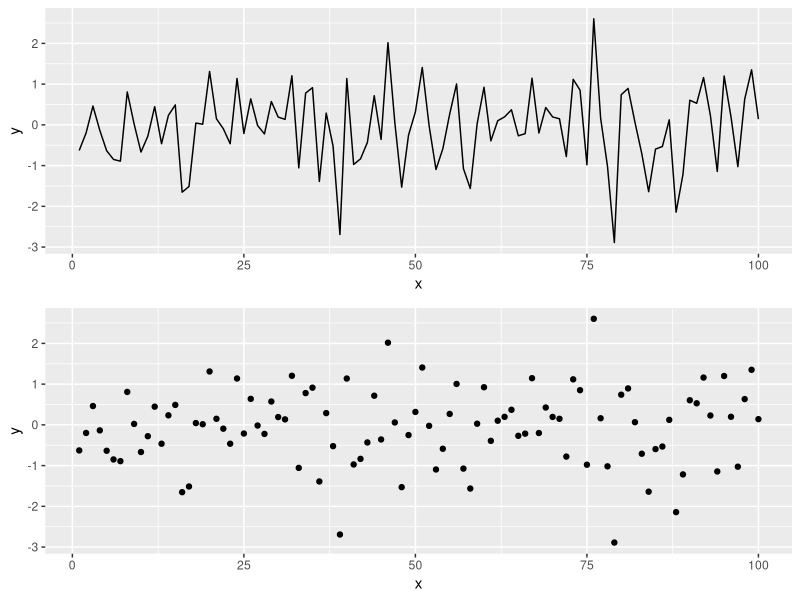
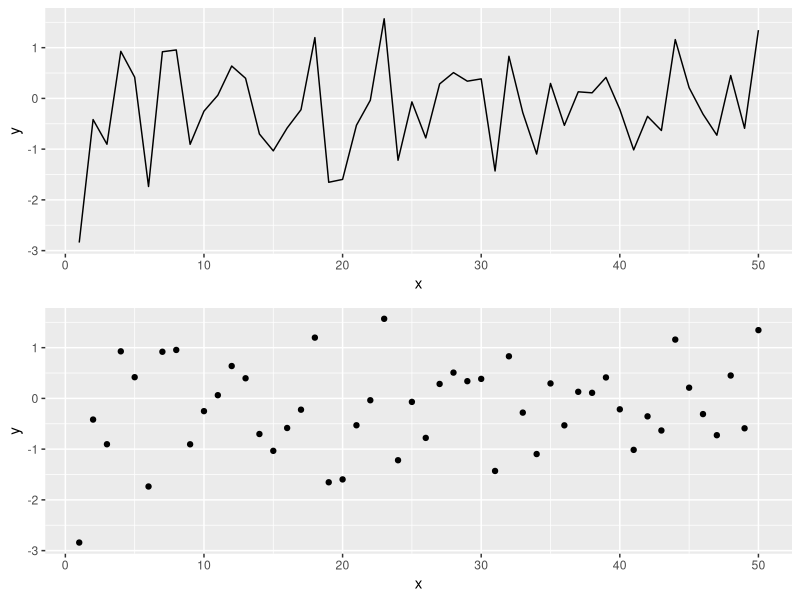

Reproduce these figures in R, in order.
## ---- chunk 1
knitr::opts_chunk$set(echo = TRUE, fig.width = 8, fig.height = 8, fig.alig = "center")
## ---- chunk 2
library(tidyverse)
library(gridExtra)
## ---- chunk 3
# Simulating data according to a normal distribution
x <- seq(1:100)
y <- rnorm(100) # Generating data form a normal distribution with mean 0 and variance 1
data <- data.frame(x = x, y = y ) # Creating a data frame
p1 = ggplot(data, aes(x= x, y = y)) +
geom_line()
p2 = ggplot(data, aes(x= x, y = y)) +
geom_point()
grid.arrange(p1, p2)
## ---- chunk 4
# Simulating data according to a normal distribution
x <- seq(1:50)
y <- rnorm(50) # Generating data form a normal distribution with mean 0 and variance 1
data <- data.frame(x = x, y = y ) # Creating a data frame
p1 = ggplot(data, aes(x= x, y = y)) +
geom_line()
p2 = ggplot(data, aes(x= x, y = y)) +
geom_point()
grid.arrange(p1, p2)
